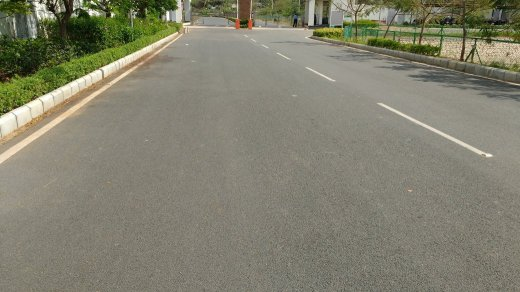
//> input picture im6.jpg, 520 x 292 px
$ ./road   (built with g++ and OpenCV 4)
//> lines starting //> are read from the running program, lines starting //| are printed output that depends on the picture; after the words box and inside, x2 and y2 are one past the last pixel; in counts of white or black regions, pixels touching at a corner belong together
/*
 * road.cpp
 *
 *  Created on: 24-Feb-2016
 *      Author: designer
 */


#include <sstream>
#include <string>
#include <iostream>
#include <math.h>
#include <unistd.h>
#include <sys/time.h>
//#include "opencv\highgui.h"
//#include "opencv\cv.h"

#include <opencv2/highgui/highgui.hpp>
#include <opencv2/imgproc/imgproc.hpp>

using namespace cv;
using namespace std;

int main(int argc, const char** argv){

	Mat dst = imread("im6.jpg", CV_LOAD_IMAGE_UNCHANGED); //read the image data in the file "MyPic.JPG" and store it in 'img'
//> dst is the input picture: 292 rows x 520 cols, CV_8UC3; mean B, G, R 110.8, 128.5, 130.2

	     if (dst.empty()) //check whether the image is loaded or not
	     {
	          cout << "Error : Image cannot be loaded..!!" << endl;
	          //system("pause"); //wait for a key press
	          return -1;
	     }

	     Size size(600,600);
	     Mat img_1;
	     resize(dst,img_1,size);

	     cv::Size s = img_1.size();
//> s = Size(600, 600)
	     int rows = s.height;
//> rows = 600
	     int cols = s.width;
//> cols = 600
	     printf("%d \t%d \t%d\t%d", rows,cols,s.height,s.width);
//| 600 	600 	600	600

	     cv::Rect myROI(0,img_1.cols/4,img_1.cols-1,img_1.rows - img_1.cols/4);
//> myROI = Rect(0, 150, 599, 450)

	     cv::Mat img = img_1(myROI);
	     Mat gray,gray_test;
	     blur( img, gray,Size(3,3));
	     cvtColor(img, gray, CV_RGB2GRAY);
//> gray: 450 rows x 599 cols, CV_8UC1

	     /**/
	     cvtColor(img_1, gray_test, CV_RGB2GRAY);
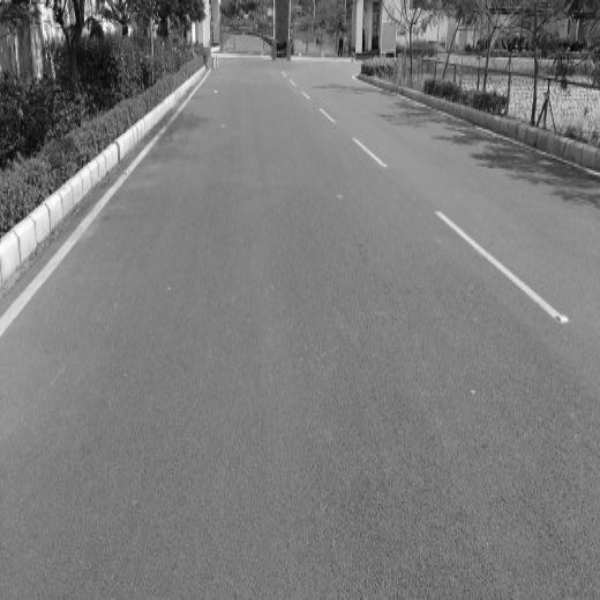
//> gray_test: 600 rows x 600 cols, CV_8UC1; min 7, max 253, mean 123.3


	     Mat contours,cont_test;
	     Canny(gray,contours,140,300,3);
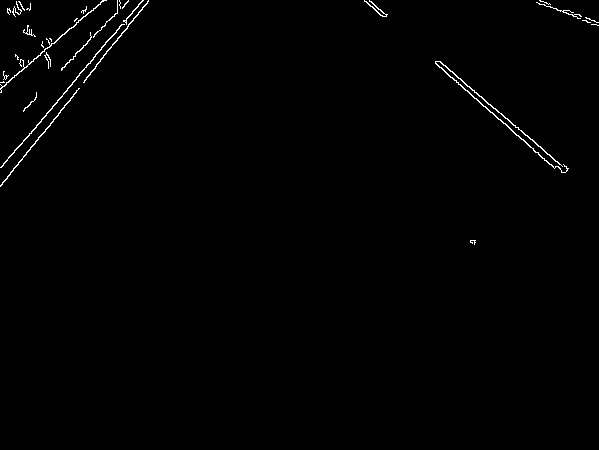
//> contours: 450 rows x 599 cols, CV_8UC1; 0.74% white in thin lines or dots, all inside (x1, y1, x2, y2) = (0, 0, 599, 245)
	     /**/
	     Canny(gray_test,cont_test,140,300,3);
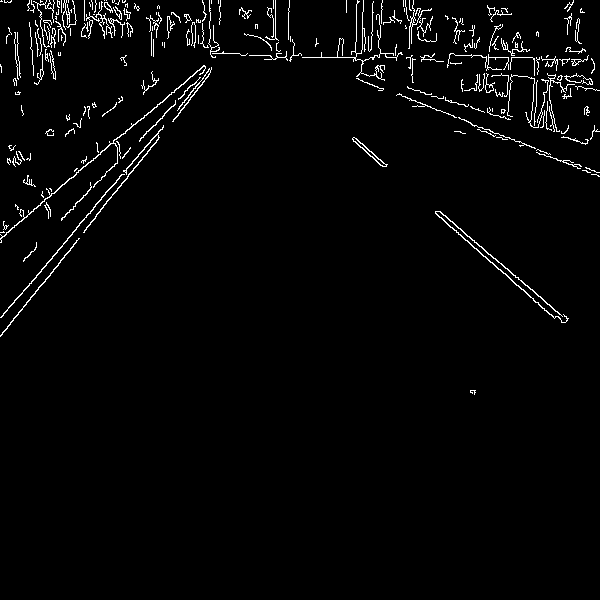
//> cont_test: 600 rows x 600 cols, CV_8UC1; 2.4% white in thin lines or dots, all inside (x1, y1, x2, y2) = (0, 0, 600, 395)
	     Mat contoursInv,c_test;
	     threshold(contours,contoursInv,128,255,THRESH_BINARY_INV);
	     /**/
	     threshold(cont_test,c_test,128,255,THRESH_BINARY_INV);
	     int x_1=0;
	     int y_1=0;
	     int x_2=0;
	     int y_2=0;
	     vector<Vec4i> lines;
	         HoughLinesP( contours, lines, 1, CV_PI/180, 100, 30, 10 );
//> lines = 7 lines (x1, y1, x2, y2): [1, 167, 139, 3], [438, 61, 567, 169], [2, 182, 148, 1], [435, 63, 553, 166], [22, 143, 142, 0], [0, 89, 102, 0], [0, 185, 95, 68]
	         //sort (lines.begin(),lines.end());
	         size_t l=lines.size();
//> l = 7
	         x_1=lines[0][0];
//> x_1 = 1
	         y_1=lines[0][1];
//> y_1 = 167
	         x_2=lines[l-1][2];
//> x_2 = 95
	         y_2=lines[l-1][3];
//> y_2 = 68
////
	         for( size_t i = 0; i < lines.size(); i++ )
	         {
	             line( img, Point(lines[i][0], lines[i][1]),
	                 Point(lines[i][2], lines[i][3]), Scalar(0,0,255), 2, 8 );
	         }
//> this loop made 7 passes
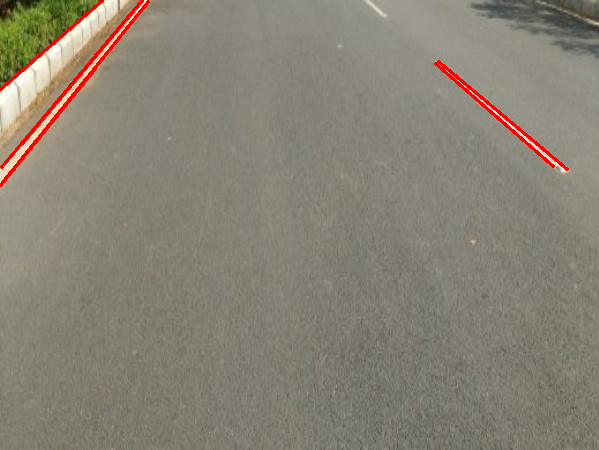
//> img: 450 rows x 599 cols, CV_8UC3; mean B, G, R 116.9, 130.1, 136.3
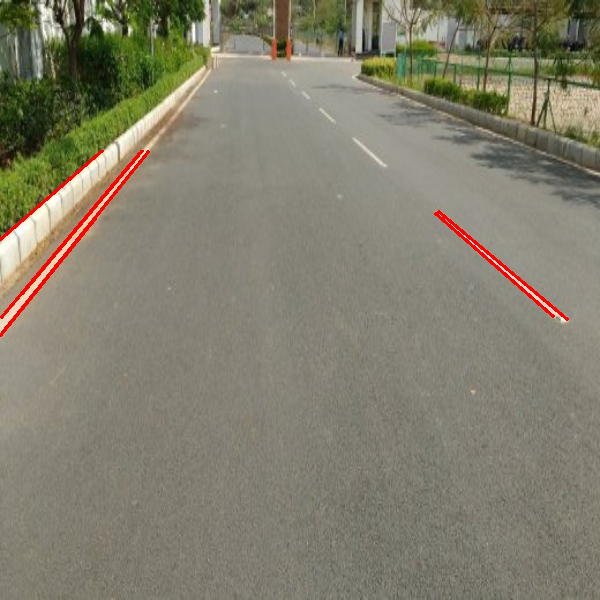
//> img_1: 600 rows x 600 cols, CV_8UC3; mean B, G, R 109.4, 126.8, 130.6

	        // line( img, x_1,y_1,x_2,y_2, Scalar(0,0,255), 2, 8 );

	         vector<Vec4i> lines_1;
	         	         HoughLinesP( cont_test, lines_1, 1, CV_PI/180, 90, 30, 10 );
//> lines_1 = 32 lines (x1, y1, x2, y2), first 8: [2, 316, 163, 125], [61, 218, 175, 104], [33, 209, 219, 53], [2, 332, 158, 139], [438, 211, 567, 319], [471, 57, 555, 57], [397, 94, 534, 147], [1, 237, 192, 76]
	         	         for( size_t i = 0; i < lines_1.size(); i++ )
	         	         {
	         	             line( img_1, Point(lines_1[i][0], lines_1[i][1]),
	         	             Point(lines_1[i][2], lines_1[i][3]), Scalar(0,255,0), 3, 8 );
	         	         }
//> this loop made 32 passes
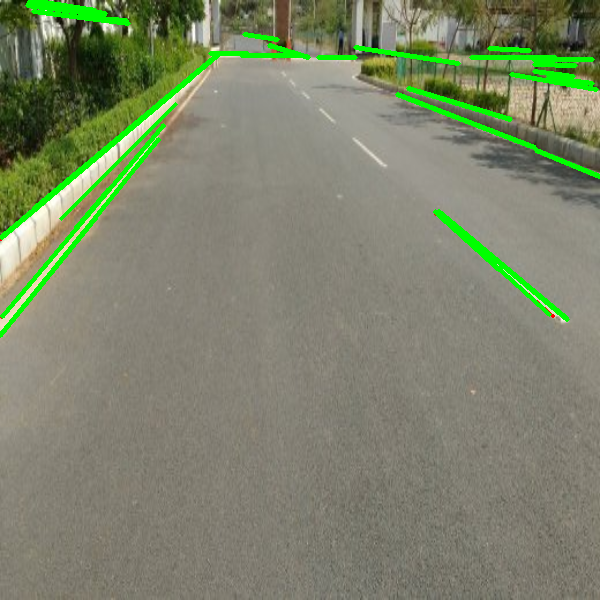
//> img_1: 600 rows x 600 cols, CV_8UC3; 3.49% of pixels changed, all inside (x1, y1, x2, y2) = (0, 0, 600, 338)

	     namedWindow("Gray", CV_WINDOW_AUTOSIZE); //create a window with the name "MyWindow"
	     imshow("Gray", img); //display the image which is stored in the 'img' in the "MyWindow" window
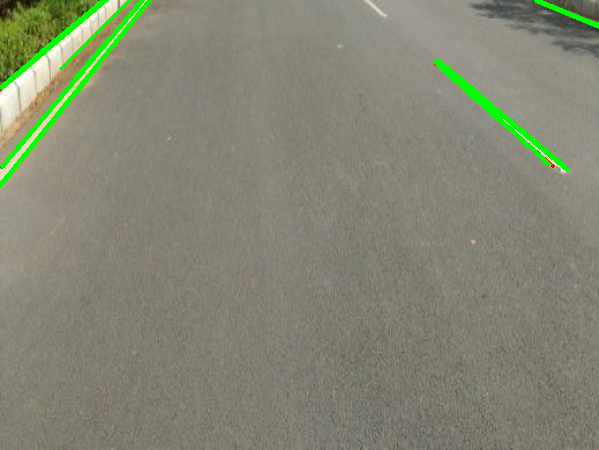
//> window 'Gray': 450 rows x 599 cols, CV_8UC3; mean B, G, R 115.8, 133.8, 132.1

	     namedWindow("Canny", CV_WINDOW_AUTOSIZE); //create a window with the name "MyWindow"
	      imshow("Canny", img_1);

	      namedWindow("Contours", CV_WINDOW_AUTOSIZE); //create a window with the name "MyWindow"
	      	      imshow("Contours", contoursInv);

	      	    namedWindow("Gray", CV_WINDOW_AUTOSIZE); //create a window with the name "MyWindow"
	      	    	      	      imshow("gray_Scale", gray);


	     waitKey(0); //wait infinite time for a keypress

	     destroyWindow("MyWindow"); //destroy the window with the name, "MyWindow"

	     return 0;
//> (the program exits here)

$ run again, with im10.jpg copied over im6.jpg
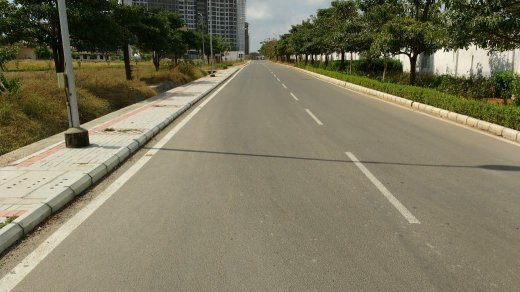
//> input picture im10.jpg, 520 x 292 px
//> dst is the input picture: 292 rows x 520 cols, CV_8UC3; mean B, G, R 94, 118.4, 123.2
//| 600 	600 	600	600
//> contours: 450 rows x 599 cols, CV_8UC1; 1.8% white in thin lines or dots, all inside (x1, y1, x2, y2) = (0, 0, 599, 389)
//> cont_test: 600 rows x 600 cols, CV_8UC1; 3.1% white in thin lines or dots, all inside (x1, y1, x2, y2) = (0, 0, 600, 539)
//> lines = 16 lines (x1, y1, x2, y2), first 8: [9, 320, 227, 50], [250, 40, 274, 2], [120, 242, 271, 0], [100, 272, 248, 36], [89, 264, 234, 50], [1, 170, 243, 1], [365, 0, 598, 119], [0, 332, 79, 235]
//> l = 16
//> x_1 = 9
//> y_1 = 320
//> x_2 = 73
//> y_2 = 309
//> the loop `for( size_t i = 0; i < lines.size(); i++ )` made 16 passes
//> after the loop `for( size_t i = 0; i < lines.size(); i++ )`:
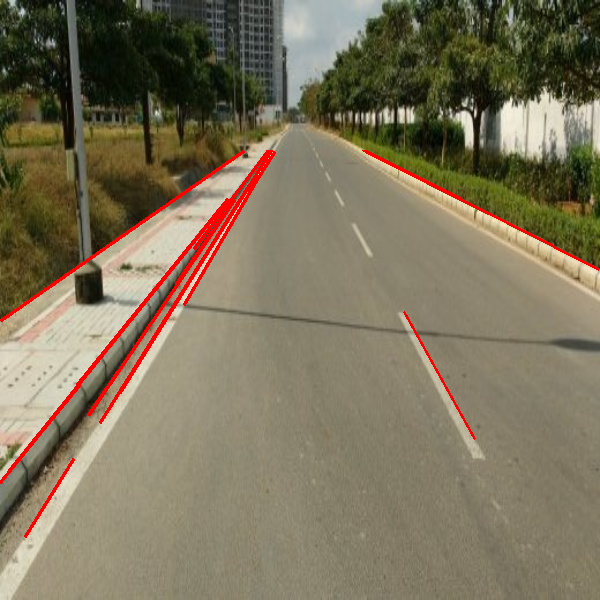
//> img_1: 600 rows x 600 cols, CV_8UC3; mean B, G, R 91.4, 115.3, 125
//> lines_1 = 32 lines (x1, y1, x2, y2), first 8: [326, 130, 599, 269], [70, 394, 227, 199], [256, 180, 278, 145], [119, 393, 277, 141], [147, 328, 228, 208], [213, 231, 238, 195], [1, 480, 224, 204], [1, 320, 204, 178]
//> the loop `for( size_t i = 0; i < lines_1.size(); i++ )` made 32 passes
//> `imshow("Gray", img); //display the image which is stored in the 'img' ..`:
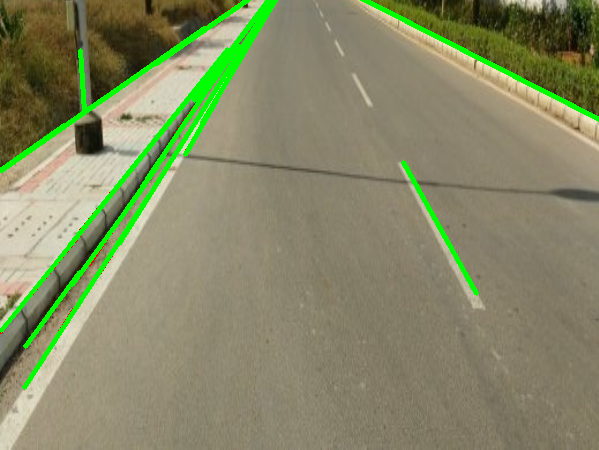
//> window 'Gray': 450 rows x 599 cols, CV_8UC3; mean B, G, R 101.9, 136.7, 133.2

$ run again, with im11.jpg copied over im6.jpg
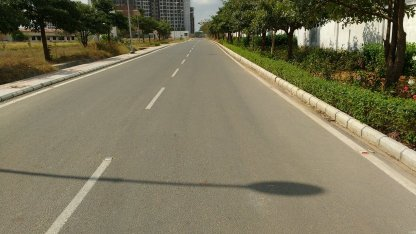
//> input picture im11.jpg, 416 x 234 px
//> dst is the input picture: 234 rows x 416 cols, CV_8UC3; mean B, G, R 91.2, 117.2, 123
//| 600 	600 	600	600
//> contours: 450 rows x 599 cols, CV_8UC1; 0.66% white in thin lines or dots, all inside (x1, y1, x2, y2) = (0, 0, 599, 245)
//> cont_test: 600 rows x 600 cols, CV_8UC1; 1.8% white in thin lines or dots, all inside (x1, y1, x2, y2) = (0, 0, 600, 395)
//> lines = 4 lines (x1, y1, x2, y2): [356, 3, 598, 237], [5, 116, 51, 87], [0, 111, 98, 54], [4, 116, 189, 1]
//> l = 4
//> x_1 = 356
//> y_1 = 3
//> x_2 = 189
//> y_2 = 1
//> the loop `for( size_t i = 0; i < lines.size(); i++ )` made 4 passes
//> after the loop `for( size_t i = 0; i < lines.size(); i++ )`:
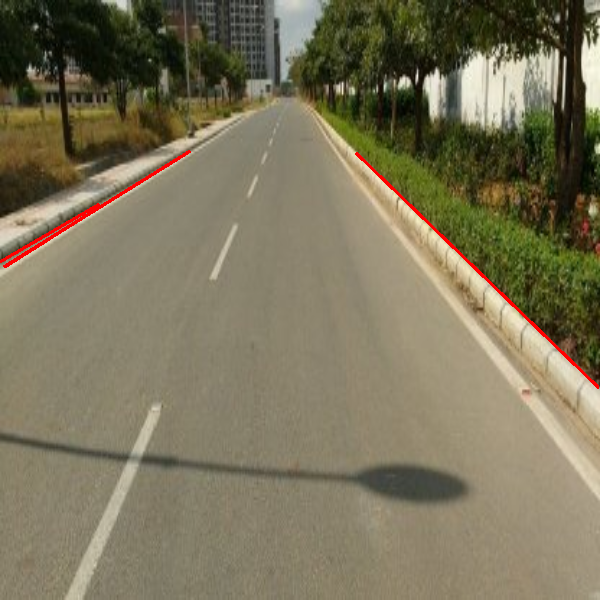
//> img_1: 600 rows x 600 cols, CV_8UC3; mean B, G, R 90.5, 116.2, 123.5
//> lines_1 = 11 lines (x1, y1, x2, y2), first 8: [371, 168, 565, 356], [5, 266, 50, 238], [4, 266, 185, 153], [336, 133, 397, 192], [2, 217, 48, 197], [352, 149, 427, 222], [134, 184, 209, 140], [0, 261, 94, 205]
//> the loop `for( size_t i = 0; i < lines_1.size(); i++ )` made 11 passes
//> `imshow("Gray", img); //display the image which is stored in the 'img' ..`:
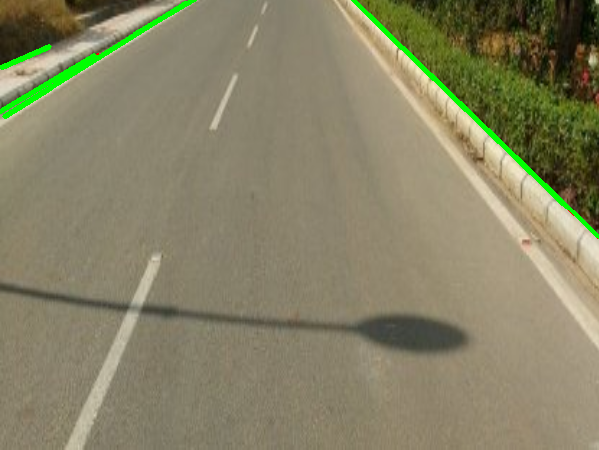
//> window 'Gray': 450 rows x 599 cols, CV_8UC3; mean B, G, R 101.4, 130.6, 134.7
